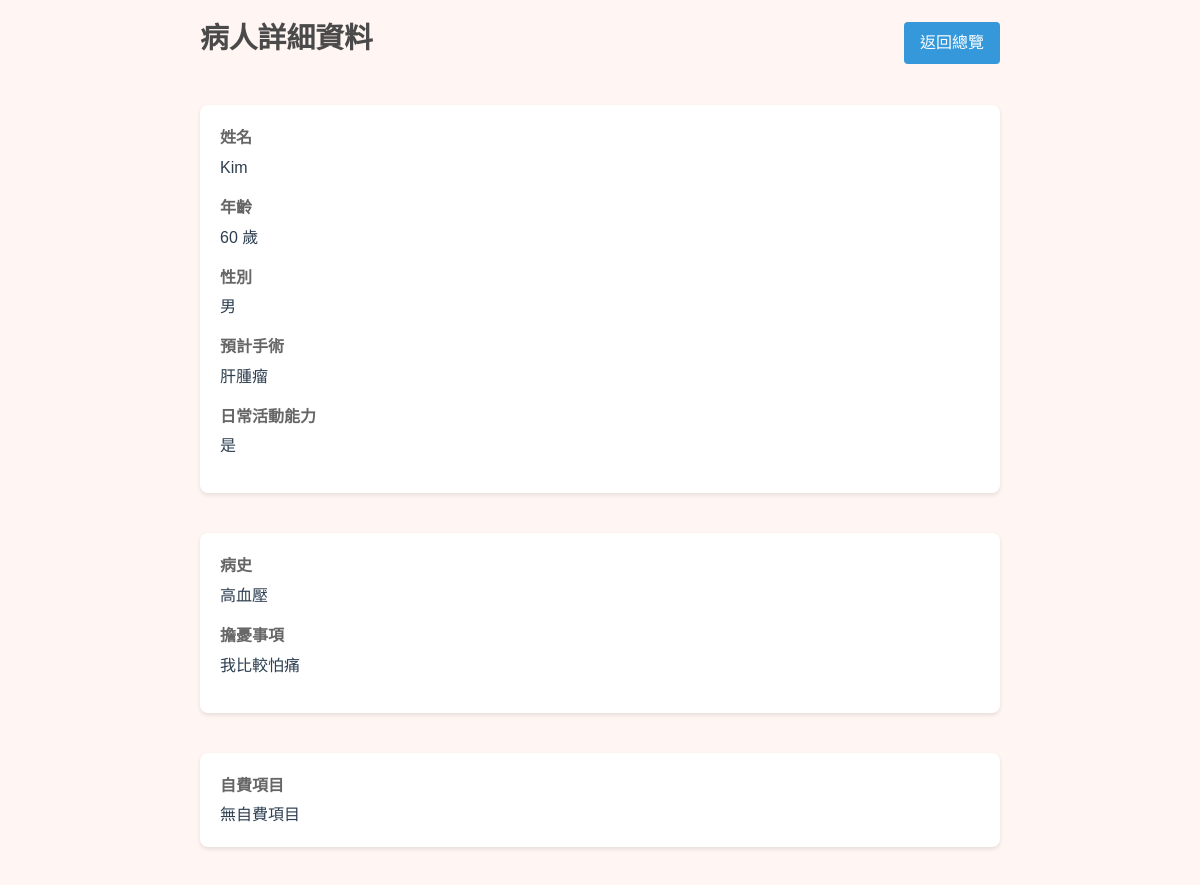
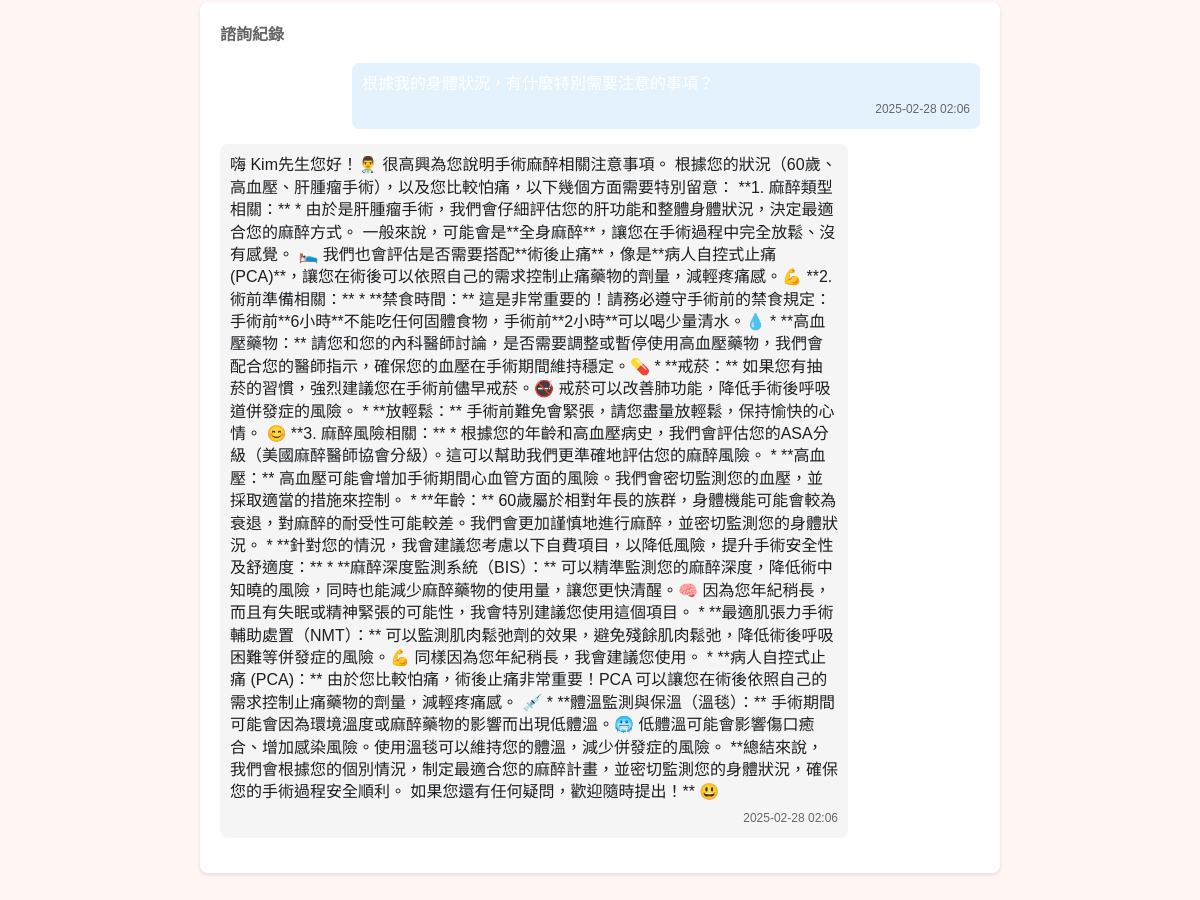
The app's page /admin/patient/7 (signed in) with its own data (2 pictures, top to bottom).
### models.py (models this page shows)
class Patient(db.Model):
    id = db.Column(db.Integer, primary_key=True)
    sex = db.Column(db.String(10))
    age = db.Column(db.Integer)
    name = db.Column(db.String(100))
    operation = db.Column(db.String(200))
    cfs = db.Column(db.String(50))
    medical_history = db.Column(db.Text)
    worry = db.Column(db.Text)
    created_at = db.Column(db.DateTime, default=datetime.utcnow)
    self_pay_items = db.relationship('SelfPayItem', backref='patient', lazy=True)
    chat_history = db.relationship('ChatHistory', backref='patient', lazy=True)

class ChatHistory(db.Model):
    id = db.Column(db.Integer, primary_key=True)
    patient_id = db.Column(db.Integer, db.ForeignKey('patient.id'))
    message = db.Column(db.Text)  # User's message
    response = db.Column(db.Text)  # API response
    created_at = db.Column(db.DateTime, default=datetime.utcnow)
    message_type = db.Column(db.String(10))  # 'user' or 'bot'

### app.py (the view)
@app.route('/admin/patient/<id>')
@login_required
def patient_detail(id):
    patient = Patient.query.get_or_404(id)
    return render_template('patient_detail.html', patient=patient)

### models.py (called while the page is built)
def init_login_manager(app):
    login_manager.init_app(app)
    login_manager.login_view = 'login'
    @login_manager.user_loader
    def load_user(user_id):
        return User.query.get(int(user_id))

### templates/patient_detail.html (shortened to what this page needs)
<!DOCTYPE html>
<html lang="zh-TW">
<head>
    <link rel="stylesheet" href="{{ url_for('static', filename='css/style.css') }}">
</head>
<body>
    <div class="patient-detail">
        <div class="header">
            <h1>病人詳細資料</h1>
            <a href="{{ url_for('admin_dashboard') }}" class="back-btn">返回總覽</a>
        </div>
        <div class="detail-card">
            <div class="detail-group">
                <div class="detail-label">姓名</div>
                <div class="detail-value">{{ patient.name }}</div>
            </div>
            <div class="detail-group">
                <div class="detail-label">年齡</div>
                <div class="detail-value">{{ patient.age }} 歲</div>
            </div>
            <div class="detail-group">
                <div class="detail-label">性別</div>
                <div class="detail-value">{{ patient.sex }}</div>
            </div>
            <div class="detail-group">
                <div class="detail-label">預計手術</div>
                <div class="detail-value">{{ patient.operation }}</div>
            </div>
            <div class="detail-group">
                <div class="detail-label">日常活動能力</div>
                <div class="detail-value">{{ patient.cfs }}</div>
            </div>
        </div>
        <div class="detail-card">
            <div class="detail-group">
                <div class="detail-label">病史</div>
                <div class="detail-value">{{ patient.medical_history or '無特殊病史' }}</div>
            </div>
            <div class="detail-group">
                <div class="detail-label">擔憂事項</div>
                <div class="detail-value">{{ patient.worry or '無特別擔憂' }}</div>
            </div>
        </div>
        <div class="detail-card">
            <div class="detail-label">自費項目</div>
            {% if patient.self_pay_items %}
            <ul class="self-pay-items">
                {% for item in patient.self_pay_items %}
                <li>
                    <div class="detail-value">
                        {{ item.item_name }} - {{ "%.2f"|format(item.price) }} 元
                    </div>
                </li>
                {% endfor %}
            </ul>
            {% else %}
            <div class="detail-value">無自費項目</div>
            {% endif %}
        </div>
        <div class="detail-card">
            <div class="detail-label">諮詢紀錄</div>
            {% if patient.chat_history %}
            <div class="chat-history">
                {% for chat in patient.chat_history %}
                <div class="chat-message {% if chat.message_type == 'user' %}user-message{% else %}bot-message{% endif %}">
                    {% if chat.message_type == 'user' %}
                        <div class="message-content">{{ chat.message }}</div>
                    {% else %}
                        <div class="message-content">{{ chat.response }}</div>
                    {% endif %}
                    <div class="message-time">{{ chat.created_at.strftime('%Y-%m-%d %H:%M') }}</div>
                </div>
                {% endfor %}
            </div>
            {% else %}
            <div class="detail-value">無諮詢紀錄</div>
            {% endif %}
        </div>
    </div>
</body>
</html>

### static/css/style.css (style rules this page uses)
body { font-family: "Microsoft JhengHei", "微軟正黑體", sans-serif; margin: 0; padding: 0; background-color: #FFF5F3; color: #4A4A4A; line-height: 1.6; }
h1 { margin: 0; font-size: 1.8em; line-height: 1.3; margin-bottom: 8px; }
.user-message { background-color: #0056b3; color: white; align-self: flex-end; border-bottom-right-radius: 5px; }
.bot-message { background-color: #f0f2f5; color: #1c1e21; align-self: flex-start; border-bottom-left-radius: 5px; }
.patient-detail { display: flex; flex-direction: column; gap: 20px; }
.detail-card { background: white; padding: 25px; border-radius: 10px; box-shadow: 0 2px 4px rgba(0,0,0,0.1); }

### templates/patient_detail.html (style rules this page uses)
.patient-detail { padding: 20px; max-width: 800px; margin: 0 auto; }
.detail-card { background: #fff; padding: 20px; border-radius: 8px; box-shadow: 0 2px 4px rgba(0,0,0,0.1); margin-bottom: 20px; }
.detail-group { margin-bottom: 15px; }
.detail-label { font-weight: 600; color: #666; margin-bottom: 5px; }
.detail-value { color: #2c3e50; line-height: 1.5; }
.header { display: flex; justify-content: space-between; align-items: center; margin-bottom: 20px; }
.back-btn { padding: 8px 16px; background: #3498db; color: white; text-decoration: none; border-radius: 4px; }
.chat-history { margin-top: 15px; }
.chat-message { margin-bottom: 15px; padding: 10px; border-radius: 8px; max-width: 80%; }
.user-message { background-color: #e3f2fd; margin-left: auto; }
.bot-message { background-color: #f5f5f5; margin-right: auto; }
.message-content { margin-bottom: 5px; line-height: 1.4; }
.message-time { font-size: 12px; color: #666; text-align: right; }

### records on screen
Patient: name "Kim", age "60", sex "男", operation "肝腫瘤", cfs "是", medical_history "高血壓", worry "我比較怕痛"
ChatHistory: created_at "2025-02-28 02:06"
ChatHistory: response "嗨 Kim先生您好！👨‍⚕️ 很高興為您說明手術麻醉相關注意事項。 根據您的狀況（60歲、高血壓、肝腫瘤手術），以及您比較怕痛，以下幾個方面需要特別留意： **1. 麻醉類型相關：** * 由於是肝腫瘤手術，我們會仔細評估您的肝功能和整體身體狀況，決定最適合您的麻醉方式。 一般來說，可能會是**全身麻醉**，讓您在手術過程中完全放鬆、沒有感覺。 🛌 我們也會評估是否需要搭配**術後止痛**，像是**病人自控式止痛 (PCA)**，讓您在術後可以依照自己的需求控制止痛藥物的劑量，減輕疼痛感。💪 **2. 術前準備相關：** * **禁食時間：** 這是非常重要的！請務必遵守手術前的禁食規定：手術前**6小時**不能吃任何固體食物，手術前**2小時**可以喝少量清水。💧 * **高血壓藥物：** 請您和您的內科醫師討論，是否需要調整或暫停使用高血壓藥物，我們會配合您的醫師指示，確保您的血壓在手術期間維持穩定。💊 * **戒菸：** 如果您有抽菸的習慣，強烈建議您在手術前儘早戒菸。🚭 戒菸可以改善肺功能，降低手術後呼吸道併發症的風險。 * **放輕鬆：** 手術前難免會緊張，請您盡量放輕鬆，保持愉快的心情。 😊 **3. 麻醉風險相關：** * 根據您的年齡和高血壓病史，我們會評估您的ASA分級（美國麻醉醫師協會分級）。這可以幫助我們更準確地評估您的麻醉風險。 * **高血壓：** 高血壓可能會增加手術期間心血管方面的風險。我們會密切監測您的血壓，並採取適當的措施來控制。 * **年齡：**…", created_at "2025-02-28 02:06"
